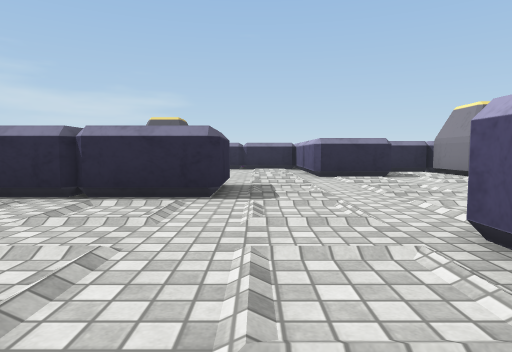
[1] (above)

15 first-person views from a walk through a Unity game level. The camera is 0.59 m above the floor, tilts 4° down and sees 75° across. The floor is counted in squares, 1 m on a side. Each view is taken from the middle of a square. On the plan, view 1 faces up. The plan holds only what a view shows up to about 9 squares ahead; the rest is blank. The place goes on beyond the plan. The player is left out. Some surface patterns are stand-ins.

[2]
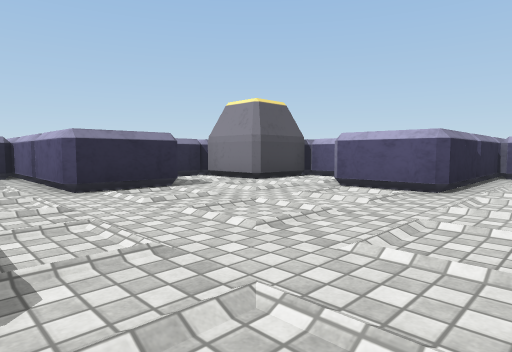

[3]
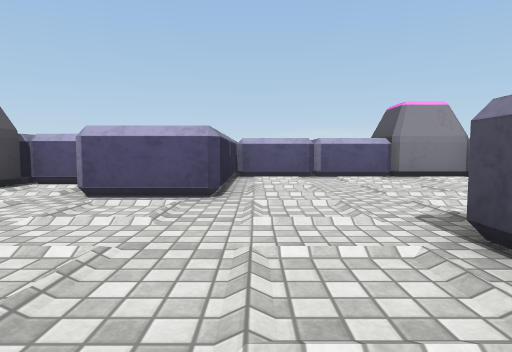

[4]
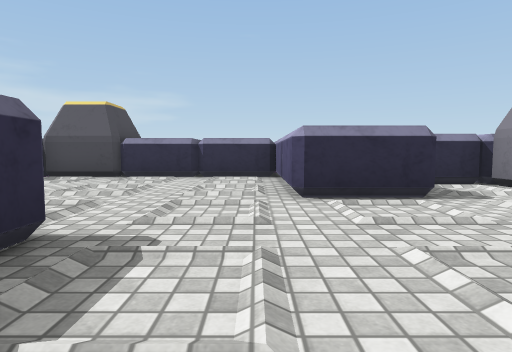

[5]
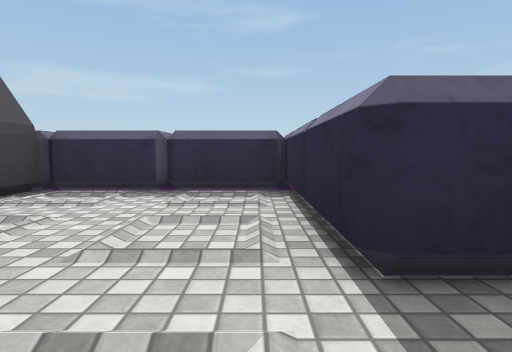

[6]
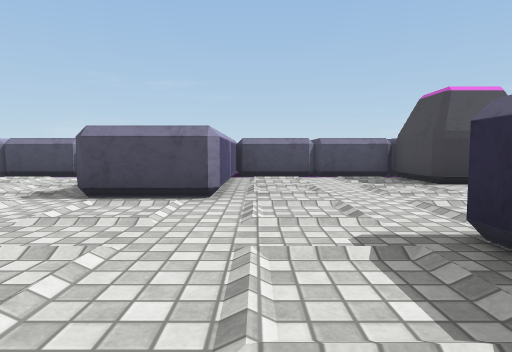

[7]
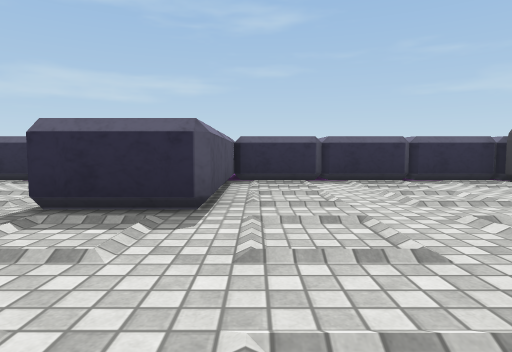

[8]
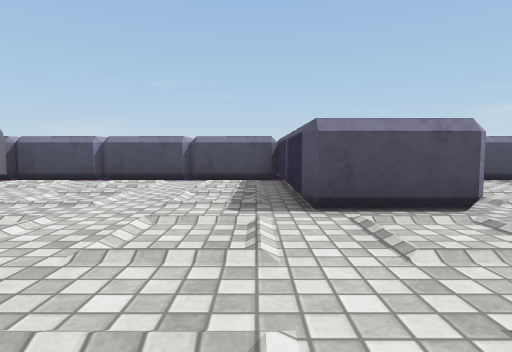

[9]
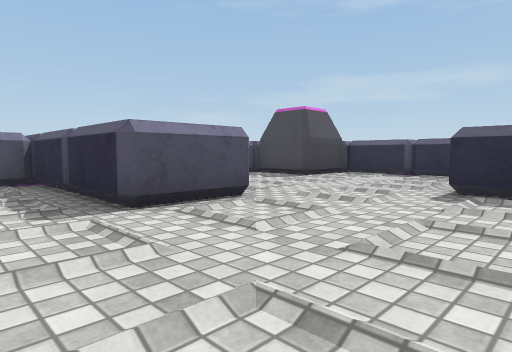

[10]
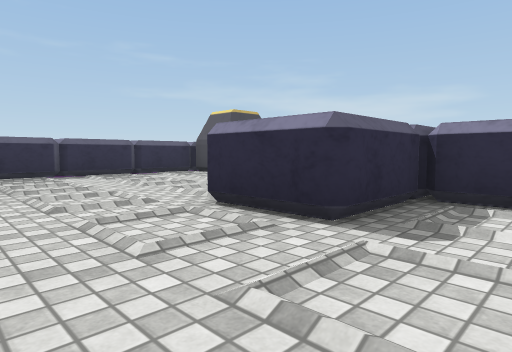

[11]
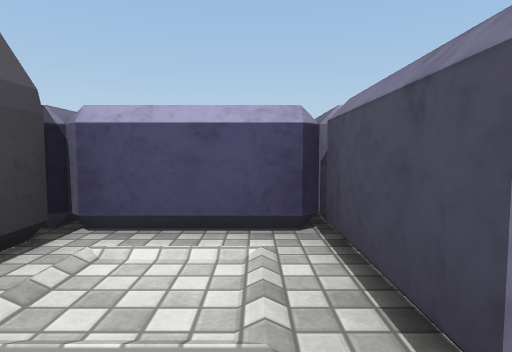

[12]
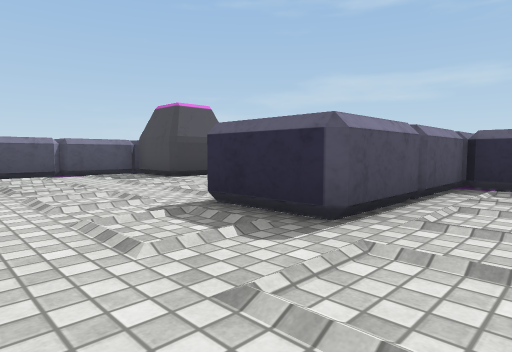

[13]
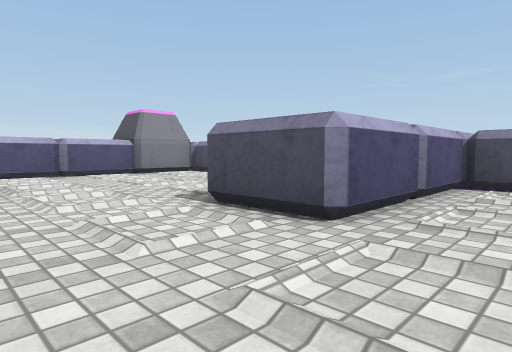

[14]
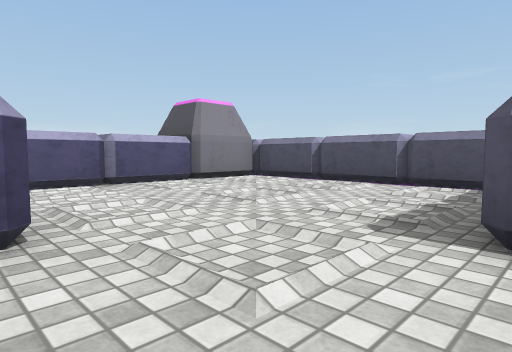

[15]
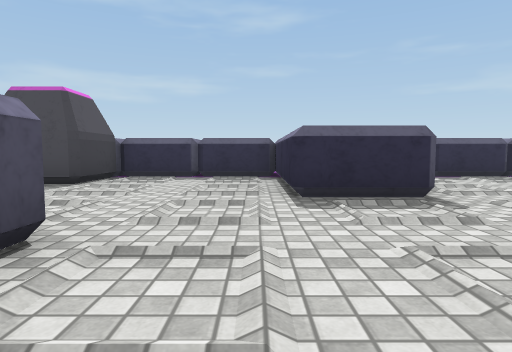

### Floor plan
Points are (right, up) in squares from view 1. A wall is a line through its corners. A room is listed if a view was taken in it or the views show most of it. See-through windows are left out.
Room 1 (views 1, 2, 3, 4, 5, 6, 7, 8, 9, 10, 11, 12, 13, 14, 15)
walls: (1.5, 10.6) (1.5, 12.5) (-2.4, 12.5); (5.4, 10.5) (3.5, 10.5) (3.5, 8.5) (1.5, 8.5) (1.5, 10.4); (-2.4, -1.5) (1.5, -1.5) (1.5, 2.5) (3.5, 2.5) (3.5, -1.5) (9.4, -1.5); (9.5, 2.6) (9.5, 4.5) (5.5, 4.5) (5.5, 6.5) (7.5, 6.5) (7.5, 8.4); (9.5, 0.6) (9.5, 2.4); (-4.5, 12.4) (-4.5, 6.5) (-0.5, 6.5) (-0.5, 4.5) (-4.5, 4.5) (-4.5, 0.6)
objects: other object (-4, -1) to (-3, 0); other object (-4, 13) to (-3, 14); other object (6, 9) to (7, 10); other object (10, -1) to (11, 0)

Where each view was taken, in squares from view 1:
view 1: 0 up, 0 right, facing up
view 2: 3 up, 0 right, facing up-right
view 3: 4 up, 1 right, facing right
view 4: 4 up, 1 right, facing up
view 5: 4 up, 1 right, facing left
view 6: 7 up, 1 right, facing down
view 7: 7 up, 3 right, facing left
view 8: 6 up, 4 right, facing down
view 9: 6 up, 5 right, facing down-left
view 10: 6 up, 5 right, facing up-left
view 11: 7 up, 5 right, facing right
view 12: 8 up, 2 right, facing down-left
view 13: 5 up, 0 right, facing down-right
view 14: 5 up, 3 right, facing down-right
view 15: 4 up, 4 right, facing left
